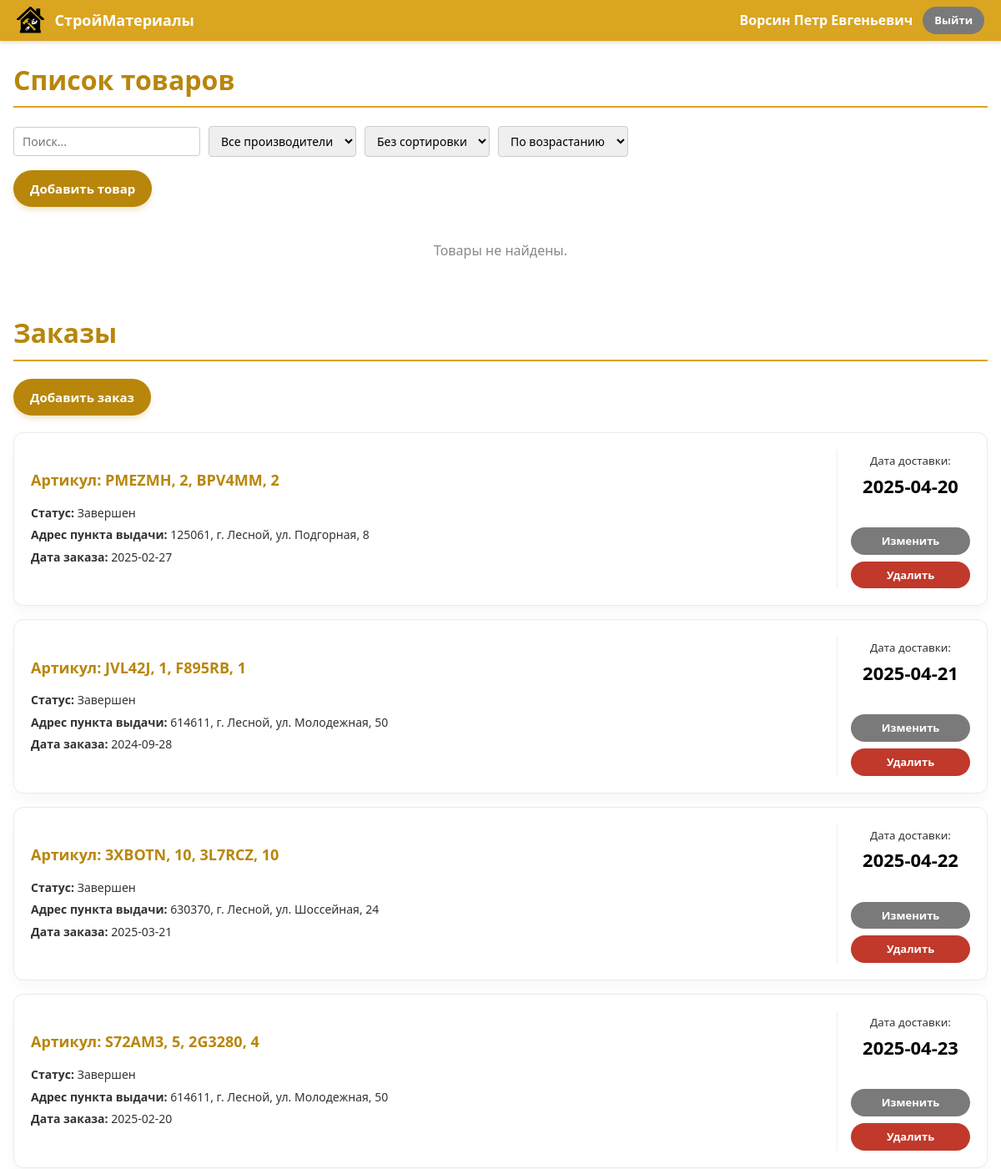
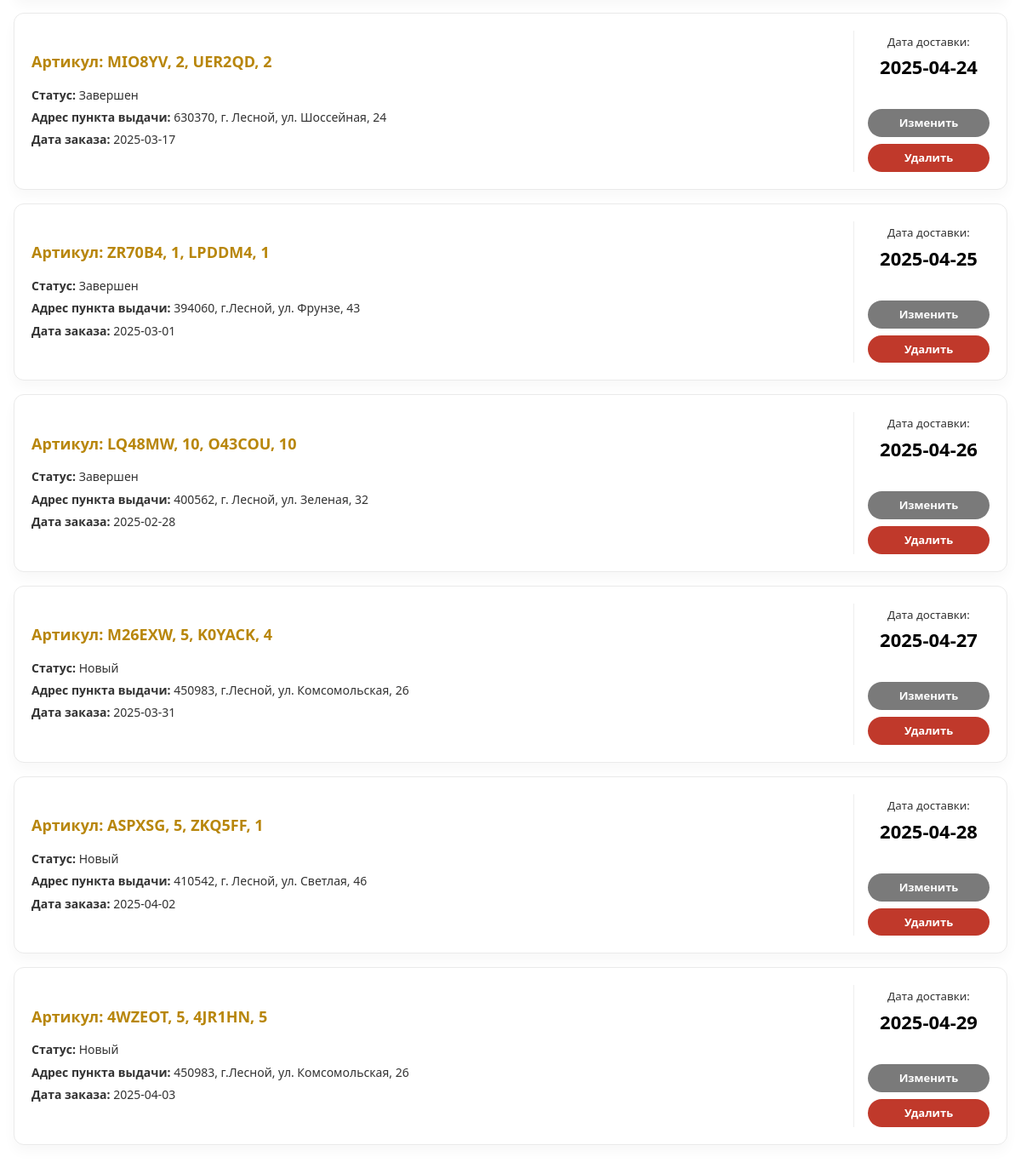
The app's page /dashboard.php?man=Цемент (signed in) with its own data (2 pictures, top to bottom).
### tables this page shows
CREATE TABLE orders (
    id INT PRIMARY KEY AUTO_INCREMENT,
    article_code VARCHAR(30) NOT NULL,
    order_date DATE,
    delivery_date DATE,
    pickup_point_id INT,
    client_id INT,
    receive_code VARCHAR(20),
    status_id INT,
    CONSTRAINT fk_ord_pp FOREIGN KEY (pickup_point_id) REFERENCES pickup_points(id),
    CONSTRAINT fk_ord_client FOREIGN KEY (client_id) REFERENCES users(id),
    CONSTRAINT fk_ord_status FOREIGN KEY (status_id) REFERENCES order_statuses(id)
);

CREATE TABLE order_statuses (
    id INT PRIMARY KEY AUTO_INCREMENT,
    name VARCHAR(50) NOT NULL UNIQUE
);

CREATE TABLE pickup_points (
    id INT PRIMARY KEY AUTO_INCREMENT,
    address TEXT NOT NULL
);

### config.php (called while the page is built, shortened)
<?php
function e($s) {
    return htmlspecialchars((string)$s, ENT_QUOTES, 'UTF-8');
}

### dashboard.php (the view, shortened to what this page needs)
<?php
require_once 'config.php';
require_once 'item_repository.php';
$role = $_SESSION['role'];
$fullName = $_SESSION['full_name'];
$search    = trim($_GET['search'] ?? '');
$sortField = $_GET['sort']  ?? '';
$sortDir   = ($_GET['dir'] ?? 'asc') === 'desc' ? 'desc' : 'asc';
$products = getItemsFromDb($dbConnection, $_GET);
?>
<!DOCTYPE html>
<html lang="ru">
<head>
    <link rel="stylesheet" href="theme.css">
</head>
<body>
<div class="navbar">
    <div class="navbar-left">
        <img src="assets/logo.png" alt="Логотип" class="logo-sm" onerror="this.style.display='none'">
        <span class="brand">СтройМатериалы</span>
    </div>
    <div class="navbar-right">
        <span class="user-name-display"><?= e($fullName) ?></span>
        <a class="btn btn-alt btn-small" href="logout.php">Выйти</a>
    </div>
</div>
<div class="container">
    <h1>Список товаров</h1>
    <?php if ($role === 'manager' || $role === 'admin'): ?>
    <div class="filters" id="filters">
        <input type="text" id="search" placeholder="Поиск..." value="<?= e($search) ?>"
               autocomplete="off">
        <select id="man">
            <option value="">Все производители</option>
        </select>
        <select id="sort">
            <?php
            $opts = ['' => 'Без сортировки', 'stock' => 'Количество', 'price' => 'Цена', 'discount' => 'Скидка'];
            foreach ($opts as $k => $v):
            ?>
                <option value="<?= $k ?>" <?= $sortField === $k ? 'selected' : '' ?>><?= $v ?></option>
            <?php endforeach; ?>
        </select>
        <select id="dir">
            <option value="asc"  <?= $sortDir === 'asc'  ? 'selected' : '' ?>>По возрастанию</option>
        </select>
    </div>
    <?php endif; ?>
    <?php if ($role === 'admin'): ?>
        <p><a class="btn btn-primary" href="item_edit.php">Добавить товар</a></p>
    <?php endif; ?>
    <div class="items-layout" id="itemsContainer">
        <?= generateItemCards($products, $role) ?>
    </div>
    <?php if ($role === 'manager' || $role === 'admin'): ?>
        <h1 class="section-title">Заказы</h1>
        <?php if ($role === 'admin'): ?>
            <p><a class="btn btn-primary" href="order_edit.php">Добавить заказ</a></p>
        <?php endif; ?>
        <?php
        $ores = $dbConnection->query(
            "SELECT o.*, pp.address AS pickup, u.full_name AS client, os.name AS status
             FROM orders o
             LEFT JOIN pickup_points pp ON o.pickup_point_id = pp.id
             LEFT JOIN users u          ON o.client_id = u.id
             LEFT JOIN order_statuses os ON o.status_id = os.id
             ORDER BY o.id"
        );
        $orders = $ores->fetch_all(MYSQLI_ASSOC);
        ?>
        <div class="orders-layout">
            <?php foreach ($orders as $o): ?>
                <div class="order-box">
                    <div class="box-image-side">
                        <div class="order-article">Артикул: <?= e($o['article_code']) ?></div>
                        <div class="order-details">
                            <p><strong>Статус:</strong> <?= e($o['status']) ?></p>
                            <p><strong>Адрес пункта выдачи:</strong> <?= e($o['pickup']) ?></p>
                            <p><strong>Дата заказа:</strong> <?= e($o['order_date']) ?></p>
                        </div>
                    </div>
                    <div class="box-action-side">
                        <div class="order-delivery">
                            <small>Дата доставки:</small>
                            <br>
                            <strong><?= e($o['delivery_date']) ?></strong>
                        </div>
                        <?php if ($role === 'admin'): ?>
                        <div class="actions card-actions">
                            <a class="btn btn-alt btn-small" href="order_edit.php?id=<?= (int)$o['id'] ?>">Изменить</a>
                            <a class="btn btn-warn btn-small" href="order_remove.php?id=<?= (int)$o['id'] ?>"
                               onclick="return confirm('Удалить заказ?')">Удалить</a>
                        </div>
                        <?php endif; ?>
                    </div>
                </div>
            <?php endforeach; ?>
        </div>
    <?php endif; ?>
</div>
</body>
</html>

### theme.css (style rules this page uses)
* { box-sizing: border-box; }
body { margin: 0; font-family: Calibri, "Segoe UI", Arial, sans-serif; background: #ffffff; color: #333333; line-height: 1.6; }
.navbar { display: flex; justify-content: space-between; align-items: center; background: #DAA520; padding: 8px 20px; color: #fff; box-shadow: 0 2px 4px rgba(0,0,0,.15); }
.navbar-left, .navbar-right { display: flex; align-items: center; gap: 12px; }
.brand { font-weight: bold; font-size: 18px; }
.logo-sm { height: 32px; width: auto; }
.user-name-display { font-weight: bold; }
.container { max-width: 1200px; margin: 20px auto; padding: 0 16px 40px; }
h1 { color: #B8860B; border-bottom: 2px solid #DAA520; padding-bottom: 6px; }
.btn { display: inline-block; padding: 10px 20px; border: none; border-radius: 25px; cursor: pointer; font-family: inherit; font-size: 15px; font-weight: bold; text-decoration: none; color: #fff; transition: all 0.2s ease-in-out; }
.btn-primary { background: #B8860B; box-shadow: 0 4px 6px rgba(184, 134, 11, 0.2); }
.btn-alt { background: #7a7a7a; }
.btn-warn { background: #c0392b; }
.btn-small { padding: 6px 14px; font-size: 13px; }
.actions { white-space: nowrap; }
.filters { display: flex; flex-wrap: wrap; gap: 10px; margin: 12px 0; align-items: center; }
.filters input[type=text], .filters select { padding: 7px 10px; border: 1px solid #ccc; border-radius: 4px; font-family: inherit; font-size: 14px; }
.filters input[type=text] { min-width: 200px; }
.section-title { margin-top: 40px; }
.items-layout, .orders-layout { display: flex; flex-direction: column; gap: 16px; margin: 20px 0; }
.item-box, .order-box { display: flex; background: #fff; border: 1px solid #eaeaea; border-radius: 12px; padding: 20px; box-shadow: 0 8px 15px rgba(0,0,0,0.03); align-items: stretch; justify-content: space-between; transition: box-shadow 0.2s ease; }
.box-image-side { flex: 0 0 auto; margin-right: 20px; display: flex; flex-direction: column; justify-content: center; }
.box-action-side { flex: 0 0 160px; display: flex; flex-direction: column; justify-content: center; align-items: center; text-align: center; border-left: 1px solid #eee; padding-left: 16px; margin-left: 16px; gap: 16px; }
.card-actions { display: flex; flex-direction: column; gap: 8px; width: 100%; }
.card-actions .btn { width: 100%; text-align: center; }
.order-article { font-size: 18px; font-weight: bold; color: #B8860B; margin-bottom: 10px; }
.order-details p { margin: 4px 0; font-size: 14px; }
.order-delivery { font-size: 16px; margin-bottom: 16px; }
.order-delivery strong { font-size: 22px; color: #000; }

### records on screen
orders: article_code "PMEZMH, 2, BPV4MM, 2", status.name "Завершен", pickup_point.address "125061, г. Лесной, ул. Подгорная, 8", order_date "2025-02-27", delivery_date "2025-04-20"
orders: article_code "JVL42J, 1, F895RB, 1", status.name "Завершен", pickup_point.address "614611, г. Лесной, ул. Молодежная, 50", order_date "2024-09-28", delivery_date "2025-04-21"
orders: article_code "3XBOTN, 10, 3L7RCZ, 10", status.name "Завершен", pickup_point.address "630370, г. Лесной, ул. Шоссейная, 24", order_date "2025-03-21", delivery_date "2025-04-22"
orders: article_code "S72AM3, 5, 2G3280, 4", status.name "Завершен", pickup_point.address "614611, г. Лесной, ул. Молодежная, 50", order_date "2025-02-20", delivery_date "2025-04-23"
orders: article_code "MIO8YV, 2, UER2QD, 2", status.name "Завершен", pickup_point.address "630370, г. Лесной, ул. Шоссейная, 24", order_date "2025-03-17", delivery_date "2025-04-24"
orders: article_code "ZR70B4, 1, LPDDM4, 1", status.name "Завершен", pickup_point.address "394060, г.Лесной, ул. Фрунзе, 43", order_date "2025-03-01", delivery_date "2025-04-25"
orders: article_code "LQ48MW, 10, O43COU, 10", status.name "Завершен", pickup_point.address "400562, г. Лесной, ул. Зеленая, 32", order_date "2025-02-28", delivery_date "2025-04-26"
orders: article_code "M26EXW, 5, K0YACK, 4", status.name "Новый", pickup_point.address "450983, г.Лесной, ул. Комсомольская, 26", order_date "2025-03-31", delivery_date "2025-04-27"
orders: article_code "ASPXSG, 5, ZKQ5FF, 1", status.name "Новый", pickup_point.address "410542, г. Лесной, ул. Светлая, 46", order_date "2025-04-02", delivery_date "2025-04-28"
orders: article_code "4WZEOT, 5, 4JR1HN, 5", status.name "Новый", pickup_point.address "450983, г.Лесной, ул. Комсомольская, 26", order_date "2025-04-03", delivery_date "2025-04-29"

### other values on screen
$fullName "Ворсин Петр Евгеньевич"
form field value "Без сортировки"
